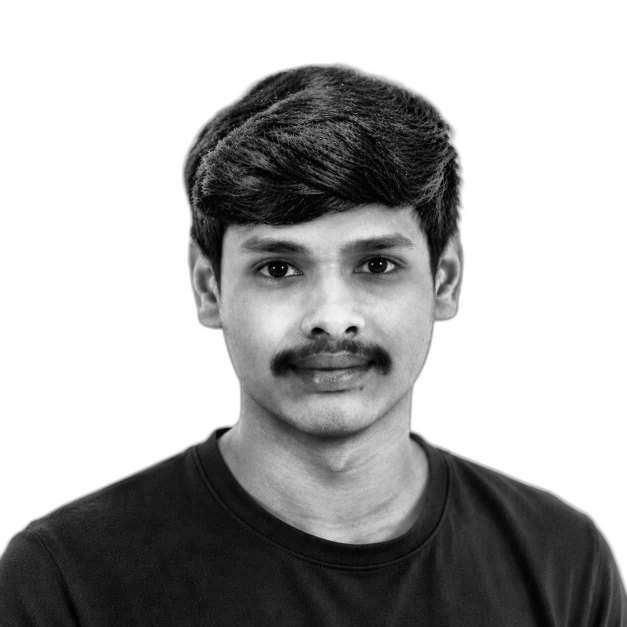
#> input picture assets/source-prepped.png, 1254 x 1254 px (shown at 1/2 size)
$ python make_ascii_svg.py
#> lines starting #> are read from the running program, lines starting #| are printed output that depends on the picture
from html import escape
from pathlib import Path

from PIL import Image


ROOT = Path(__file__).resolve().parents[1]
INPUT_PATH = ROOT / "assets" / "source-prepped.png"
OUTPUT_PATH = ROOT / "ascii.svg"

ASCII_CHARS = " .`:-=+*cs#%@"
COLUMNS = 100
FONT_SIZE = 8
CHAR_WIDTH = FONT_SIZE * 0.62
LINE_HEIGHT = FONT_SIZE * 1.15
TEXT_COLOR = "#d1d5db"


def load_grayscale_image(path: Path) -> Image.Image:
    """Load the prepared image as grayscale for brightness sampling."""
    if not path.exists():
        raise FileNotFoundError(f"Missing input image: {path}")

    return Image.open(path).convert("L")


def resize_for_ascii(image: Image.Image, columns: int = COLUMNS) -> Image.Image:
    """Resize the image to about 100 columns while compensating for text shape."""
    width, height = image.size
    rows = max(1, round((height / width) * columns * (CHAR_WIDTH / LINE_HEIGHT)))
    return image.resize((columns, rows))


def pixel_to_ascii(pixel: int) -> str:
    """Map darker pixels to denser ASCII characters."""
    index = round((255 - pixel) / 255 * (len(ASCII_CHARS) - 1))
    return ASCII_CHARS[index]


def image_to_ascii_rows(image: Image.Image) -> list[str]:
    """Convert every resized image row into a string of ASCII characters."""
    pixel_source = getattr(image, "get_flattened_data", image.getdata)
    pixels = list(pixel_source())
    width, height = image.size

    return [
        "".join(pixel_to_ascii(pixels[row * width + column]) for column in range(width))
        for row in range(height)
    ]


def build_svg(rows: list[str]) -> str:
    """Build an animated SVG with each row typing left-to-right once."""
    width = COLUMNS * CHAR_WIDTH
    height = len(rows) * LINE_HEIGHT
    row_duration = 1.2
    row_stagger = 0.035

    clip_paths = []
    text_rows = []

    for row_index, row in enumerate(rows):
        clip_id = f"row-clip-{row_index}"
        y = row_index * LINE_HEIGHT
        baseline_y = y + FONT_SIZE
        begin = row_index * row_stagger

        clip_paths.append(
            f'    <clipPath id="{clip_id}">\n'
            f'      <rect x="0" y="{y:.2f}" width="0" height="{LINE_HEIGHT:.2f}">\n'
            f'        <animate attributeName="width" from="0" to="{width:.2f}" '
            f'dur="{row_duration:.2f}s" begin="{begin:.3f}s" fill="freeze" />\n'
            "      </rect>\n"
            "    </clipPath>"
        )
        text_rows.append(
            f'    <text x="0" y="{baseline_y:.2f}" clip-path="url(#{clip_id})">'
            f"{escape(row)}</text>"
        )

    return (
        '<?xml version="1.0" encoding="UTF-8"?>\n'
        f'<svg xmlns="http://www.w3.org/2000/svg" width="{width:.2f}" '
        f'height="{height:.2f}" viewBox="0 0 {width:.2f} {height:.2f}" '
        'role="img" aria-label="Animated ASCII portrait">\n'
        "  <defs>\n"
        + "\n".join(clip_paths)
        + "\n  </defs>\n"
        f'  <g fill="{TEXT_COLOR}" font-family="monospace" font-size="{FONT_SIZE}" '
        'xml:space="preserve">\n'
        + "\n".join(text_rows)
        + "\n  </g>\n"
        "</svg>\n"
    )


def make_ascii_svg(
    input_path: Path = INPUT_PATH, output_path: Path = OUTPUT_PATH
) -> None:
    """Generate the animated ASCII SVG from the prepared source image."""
    source = load_grayscale_image(input_path)
    ascii_image = resize_for_ascii(source)
#> in resize_for_ascii, `return image.resize((columns, rows))`:
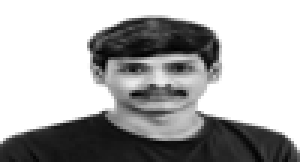
#> returned value: PIL image 100x54 L (shown 3 times larger); min 2, max 255, mean 172.5
    rows = image_to_ascii_rows(ascii_image)
#> in image_to_ascii_rows, `pixels = list(pixel_source())`: pixels = 5400 values, max 255 at index 0, min 2 at index 1658, mean 172.5
#> rows = 54 items

    output_path.write_text(build_svg(rows), encoding="utf-8")
#> in build_svg, `height = len(rows) * LINE_HEIGHT`: height = 496.8
#> the loop in build_svg, `for row_index, row in enumerate(rows):` made 54 passes
#> (clip_id, y, baseline_y, begin) on passes 1 to 12: ('row-clip-0', 0, 8, 0), ('row-clip-1', 9.2, 17.2, 0.035), ('row-clip-2', 18.4, 26.4, 0.07), ('row-clip-3', 27.6, 35.6, 0.105), ('row-clip-4', 36.8, 44.8, 0.14), ('row-clip-5', 46, 54, 0.175), ('row-clip-6', 55.2, 63.2, 0.21), ('row-clip-7', 64.4, 72.4, 0.245), ('row-clip-8', 73.6, 81.6, 0.28), ('row-clip-9', 82.8, 90.8, 0.315), ('row-clip-10', 92, 100, 0.35), ('row-clip-11', 101.2, 109.2, 0.385)
#> after the loop in build_svg, `for row_index, row in enumerate(rows):`: clip_paths = 54 items


if __name__ == "__main__":
    make_ascii_svg()
